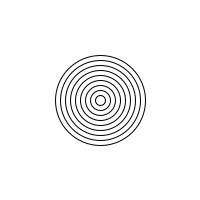
Frame 1 (no input)
Frame 60 (the mouse pressed at the canvas centre just before this capture): identical to frame 1, image omitted
Frame 120 (the mouse held since frame 60 and released just before this capture): identical to frame 1, image omitted

The Processing sketch that drew this single still picture (run headless with seeded random() and noise(); from frame 60 on, the mouse is pressed at the canvas centre):

// Processing sketch: processing_9217
// ── processing_9217.pde

//EXAMPLE 2-A

void setup () {
  size (200,200);
}
void draw () {
  background(255);
  stroke(0);
  noFill();
  
  int i=0;
   
  while (i <10) {
    ellipse (width/2, height/2, i*10, i*10);
    i++;
  }
}




/*
EXERCISE 6-3: 

EXAMPLE 1-D

void setup () {
  size (200,200);
}
void draw () {
  background(255);
  stroke(0);
  noFill();
  for (int i = 0; i < 10; i++) {
    rect(i*20, height/2, 5, 5);
  }
}


EXAMPLE 3-B


void setup () {
  size (200,200);
}
void draw () {
  background(255);
  stroke(0);
  noFill();
  for (float i = 1.0; i < width; i*= 1.1) {
    rect(0, i, i, i*2);
  }
}





EXAMPLE 4-C

void setup () {
  size (200,200);
}
void draw () {
  background(255);
  stroke(0);
  noFill();
  
  int x=0;
   
  for (int c = 255; c > 0; c-= 15) {
    fill(c);
    rect(x, height/2, 10, 10);
    x = x +10;
  }
}




*/
